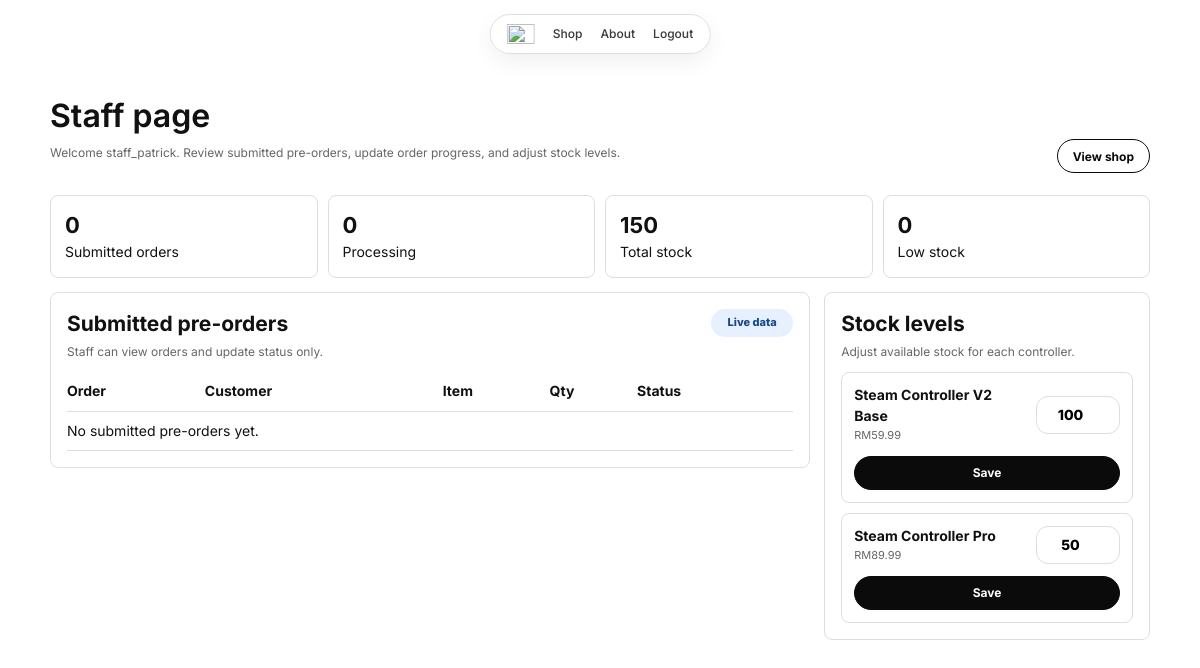
Screenshot of /frontend/dashboard_staff.php (signed in) with the database file from the repository.
### tables this page shows
CREATE TABLE `controllers` (
  `controller_id` int(11) NOT NULL,
  `model_name` varchar(100) NOT NULL,
  `description` text DEFAULT NULL,
  `price` decimal(10,2) NOT NULL,
  `stock_quantity` int(11) DEFAULT 0
);

### frontend/dashboard_staff.php (the view, shortened to what this page needs)
<?php
require_once __DIR__ . '/../includes/db_connect.php';
function h($value)
{
  return htmlspecialchars((string) $value, ENT_QUOTES, 'UTF-8');
}
function fetch_count($conn, $sql)
{
  $result = mysqli_query($conn, $sql);
  $row = $result ? mysqli_fetch_assoc($result) : null;
  return $row ? (int) $row['total'] : 0;
}
function fetch_rows($conn, $sql)
{
  $rows = [];
  $result = mysqli_query($conn, $sql);
  if ($result) {
    while ($row = mysqli_fetch_assoc($result)) {
      $rows[] = $row;
    }
  }
  return $rows;
}
$orders = fetch_rows(
  $conn,
  "SELECT p.order_id, u.username, c.model_name, p.quantity, p.status
   FROM preorders p
   LEFT JOIN users u ON u.user_id = p.user_id
   LEFT JOIN controllers c ON c.controller_id = p.controller_id
   ORDER BY p.order_id DESC"
);
$controllers = fetch_rows($conn, "SELECT controller_id, model_name, description, price, stock_quantity FROM controllers ORDER BY controller_id");
$orderCount = count($orders);
$processingCount = fetch_count($conn, "SELECT COUNT(*) AS total FROM preorders WHERE status = 'processing'");
$stockTotal = fetch_count($conn, "SELECT COALESCE(SUM(stock_quantity), 0) AS total FROM controllers");
$lowStockCount = fetch_count($conn, "SELECT COUNT(*) AS total FROM controllers WHERE stock_quantity <= 5");
?>
<!DOCTYPE html>
<html lang="en">
<head>
  <link rel="stylesheet" href="styles.css">
</head>
<body data-page="staff">
  <nav class="top-nav" aria-label="Main navigation">
    <a class="brand" href="index.php" aria-label="Home">
      <img src="assets/logo.svg" alt="">
    </a>
    <a href="shop.php" data-page="shop">Shop</a>
    <a href="about.php" data-page="about">About</a>
    <a href="../logout.php" data-page="login">Logout</a>
  </nav>
  <main>
    <section class="page staff-page">
      <header class="admin-header">
        <div>
          <h1>Staff page</h1>
          <p class="small-link">Welcome <?php echo h($_SESSION['name'] ?? 'staff'); ?>. Review submitted pre-orders, update order progress, and adjust stock levels.</p>
        </div>
        <a class="btn secondary" href="shop.php">View shop</a>
      </header>
      <div class="stat-row">
        <div class="stat"><strong><?php echo $orderCount; ?></strong><span>Submitted orders</span></div>
        <div class="stat"><strong><?php echo $processingCount; ?></strong><span>Processing</span></div>
        <div class="stat"><strong><?php echo $stockTotal; ?></strong><span>Total stock</span></div>
        <div class="stat"><strong><?php echo $lowStockCount; ?></strong><span>Low stock</span></div>
      </div>
      <div class="staff-grid">
        <section class="admin-panel">
          <div class="panel-head">
            <div>
              <h2>Submitted pre-orders</h2>
              <p class="small-link">Staff can view orders and update status only.</p>
            </div>
            <span class="status-pill status-processing">Live data</span>
          </div>
          <table class="table staff-table">
            <thead>
              <tr>
                <th>Order</th>
                <th>Customer</th>
                <th>Item</th>
                <th>Qty</th>
                <th>Status</th>
              </tr>
            </thead>
            <tbody>
              <?php if ($orders): ?>
                <?php foreach ($orders as $order): ?>
                  <tr>
                    <td>#PO-<?php echo h($order['order_id']); ?></td>
                    <td><?php echo h($order['username'] ?? 'Unknown'); ?></td>
                    <td><?php echo h($order['model_name'] ?? 'Unknown'); ?></td>
                    <td><?php echo h($order['quantity']); ?></td>
                    <td>
                      <form class="status-control" action="../staff/update_order.php" method="post">
                        <input type="hidden" name="order_id" value="<?php echo h($order['order_id']); ?>">
                        <span class="status-pill <?php echo h(status_class($order['status'])); ?>"><?php echo h(ucfirst($order['status'])); ?></span>
                        <select class="order-status" name="status" aria-label="Update status for order <?php echo h($order['order_id']); ?>" onchange="this.form.submit()">
                          <option value="pending" <?php echo $order['status'] === 'pending' ? 'selected' : ''; ?>>Pending</option>
                          <option value="processing" <?php echo $order['status'] === 'processing' ? 'selected' : ''; ?>>Processing</option>
                          <option value="shipped" <?php echo $order['status'] === 'shipped' ? 'selected' : ''; ?>>Shipped</option>
                          <option value="cancelled" <?php echo $order['status'] === 'cancelled' ? 'selected' : ''; ?>>Cancelled</option>
                        </select>
                      </form>
                    </td>
                  </tr>
                <?php endforeach; ?>
              <?php else: ?>
                <tr><td colspan="5">No submitted pre-orders yet.</td></tr>
              <?php endif; ?>
            </tbody>
          </table>
        </section>
        <section class="admin-panel">
          <div class="panel-head">
            <div>
              <h2>Stock levels</h2>
              <p class="small-link">Adjust available stock for each controller.</p>
            </div>
          </div>
          <div class="stock-list">
            <?php if ($controllers): ?>
              <?php foreach ($controllers as $controller): ?>
                <form class="stock-item <?php echo (int) $controller['stock_quantity'] <= 5 ? 'is-low' : ''; ?>" action="../php/update_stock.php" method="post">
                  <span>
                    <strong><?php echo h($controller['model_name']); ?></strong>
                    <small>RM<?php echo number_format((float) $controller['price'], 2); ?></small>
                  </span>
                  <input class="stock-input" name="stock" type="number" min="0" value="<?php echo h($controller['stock_quantity']); ?>" aria-label="Stock for <?php echo h($controller['model_name']); ?>">
                  <button class="btn staff-save" type="submit" name="update_product">Save</button>
                </form>
              <?php endforeach; ?>
            <?php else: ?>
              <p class="small-link">No controllers found.</p>
            <?php endif; ?>
          </div>
        </section>
      </div>
    </section>
  </main>
</body>
</html>

### frontend/styles.css (style rules this page uses)
:root { --bg: #ffffff; --text: #111111; --muted: #666666; --line: #dedede; --soft: #f4f4f4; --ink: #0b0b0b; --accent: #e9f36a; --radius: 22px; }
* { box-sizing: border-box; }
body { margin: 0; background: var(--bg); color: var(--text); font-family: "Inter", Helvetica, sans-serif; font-size: 14px; line-height: 1.45; font-optical-sizing: none; font-variation-settings: "opsz" 14; }
a { color: inherit; text-decoration: none; }
button, input, select, textarea { font-family: inherit; font: inherit; }
.top-nav { position: fixed; top: 14px; left: 50%; z-index: 10; display: flex; align-items: center; gap: 18px; padding: 9px 16px; background: rgba(255, 255, 255, 0.94); border: 1px solid var(--line); border-radius: 999px; box-shadow: 0 8px 22px rgba(0, 0, 0, 0.06); transform: translateX(-50%); }
.brand { display: grid; width: 28px; height: 20px; place-items: center; }
.brand img { width: 28px; height: 20px; }
.top-nav a { color: #3c3c3c; font-size: 12px; font-weight: 525; white-space: nowrap; }
main { min-height: 100vh; padding: 100px 50px; }
.page { width: 100%; }
.btn { display: inline-flex; align-items: center; justify-content: center; min-height: 34px; padding: 0 15px; border: 1px solid var(--ink); border-radius: var(--radius); background: var(--ink); color: #ffffff; cursor: pointer; font-size: 12px; font-weight: 700; }
.btn.secondary { background: #ffffff; color: var(--ink); }
.card, .admin-panel { border: 1px solid var(--line); border-radius: 8px; padding: 16px; }
.card h3, .admin-panel h2, .product h2 { margin: 0 0 8px; }
.small-link { color: var(--muted); font-size: 12px; }
.admin-header { display: flex; align-items: end; justify-content: space-between; gap: 16px; margin-bottom: 22px; }
.admin-header h1 { margin: 0 0 6px; font-size: 32px; font-weight: 625; line-height: 1; letter-spacing: 0; }
.stat-row { display: grid; grid-template-columns: repeat(4, 1fr); gap: 10px; margin-bottom: 14px; }
.stat { border: 1px solid var(--line); border-radius: 8px; padding: 14px; }
.stat strong { display: block; font-size: 22px; }
.table { width: 100%; border-collapse: collapse; }
.table th, .table td { padding: 9px 0; border-bottom: 1px solid var(--line); text-align: left; }
.staff-grid { display: grid; grid-template-columns: minmax(0, 1.4fr) minmax(280px, 0.6fr); gap: 14px; align-items: start; }
.panel-head { display: flex; align-items: start; justify-content: space-between; gap: 14px; margin-bottom: 12px; }
.panel-head h2, .panel-head p { margin: 0; }
.panel-head p { margin-top: 4px; }
.staff-table th, .staff-table td { vertical-align: middle; }
.status-pill { display: inline-flex; align-items: center; justify-content: center; min-width: 82px; min-height: 28px; padding: 0 10px; border-radius: 999px; font-size: 11px; font-weight: 800; white-space: nowrap; }
.status-processing { background: #e7f0ff; color: #17488f; }
.stock-list { display: grid; gap: 10px; }
.stock-item { display: grid; grid-template-columns: minmax(0, 1fr) 84px; gap: 12px; align-items: center; padding: 12px; border: 1px solid var(--line); border-radius: 8px; }
.stock-item strong, .stock-item small { display: block; }
.stock-item small { margin-top: 2px; color: var(--muted); font-size: 11px; }
.stock-input { width: 100%; min-height: 38px; padding: 0 8px; border: 1px solid var(--line); border-radius: 12px; text-align: center; font-weight: 800; }
.staff-save { width: 100%; margin-top: 14px; }
.stock-item .staff-save { grid-column: 1 / -1; margin-top: 0; }

### rows the page displays
controllers: model_name "Steam Controller V2 Base", price "59.99", stock "100"
controllers: model_name "Steam Controller Pro", price "89.99", stock "50"

### other values shown
$_SESSION['name'] "staff_patrick"
$orderCount "0"
$processingCount "0"
$stockTotal "150"
$lowStockCount "0"
